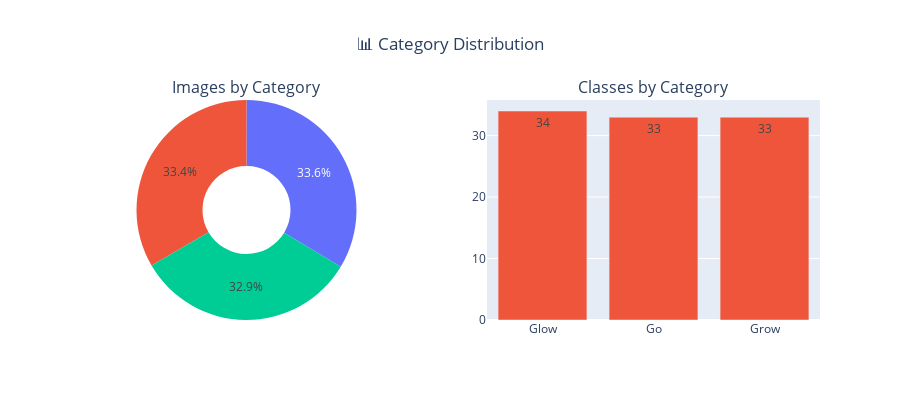

The notebook cell saved with this chart:
### Code cell
# Category distribution analysis
plot_category_distribution(summary_df, use_plotly=True)

### Figure 1 — Plotly figure (JSON) as saved in the notebook; plotly's stock layout.template omitted (floating-point values rounded to 4 significant figures)
{"data": [{"domain": {"x": [0, 0.45], "y": [0, 1]}, "hole": 0.4, "labels": ["Glow", "Go", "Grow"], "name": "Images", "type": "pie", "values": [16147, 16486, 16384]}, {"name": "Classes", "text": [34.0, 33.0, 33.0], "textposition": "auto", "type": "bar", "x": ["Glow", "Go", "Grow"], "xaxis": "x", "y": [34, 33, 33], "yaxis": "y"}], "layout": {"annotations": [{"font": {"size": 16}, "showarrow": false, "text": "Images by Category", "x": 0.225, "xanchor": "center", "xref": "paper", "y": 1, "yanchor": "bottom", "yref": "paper"}, {"font": {"size": 16}, "showarrow": false, "text": "Classes by Category", "x": 0.775, "xanchor": "center", "xref": "paper", "y": 1, "yanchor": "bottom", "yref": "paper"}], "height": 400, "showlegend": false, "title": {"text": "📊 Category Distribution", "x": 0.5}, "xaxis": {"anchor": "y", "domain": [0.55, 1]}, "yaxis": {"anchor": "x", "domain": [0, 1]}}}
